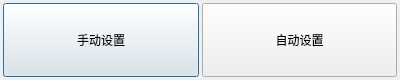
<?xml version="1.0" encoding="UTF-8"?>
<ui version="4.0">
 <class>vekGameAddMulti</class>
 <widget class="QDialog" name="vekGameAddMulti">
  <property name="geometry">
   <rect>
    <x>0</x>
    <y>0</y>
    <width>400</width>
    <height>80</height>
   </rect>
  </property>
  <property name="minimumSize">
   <size>
    <width>400</width>
    <height>80</height>
   </size>
  </property>
  <property name="maximumSize">
   <size>
    <width>400</width>
    <height>80</height>
   </size>
  </property>
  <property name="windowTitle">
   <string>Dialog</string>
  </property>
  <layout class="QGridLayout" name="gridLayout">
   <property name="leftMargin">
    <number>3</number>
   </property>
   <property name="topMargin">
    <number>3</number>
   </property>
   <property name="rightMargin">
    <number>3</number>
   </property>
   <property name="bottomMargin">
    <number>3</number>
   </property>
   <property name="spacing">
    <number>3</number>
   </property>
   <item row="0" column="0">
    <layout class="QHBoxLayout" name="horizontalLayout">
     <property name="spacing">
      <number>3</number>
     </property>
     <item>
      <widget class="QPushButton" name="pushButton_AddDiy">
       <property name="sizePolicy">
        <sizepolicy hsizetype="Preferred" vsizetype="Preferred">
         <horstretch>0</horstretch>
         <verstretch>0</verstretch>
        </sizepolicy>
       </property>
       <property name="text">
        <string>手动设置</string>
       </property>
      </widget>
     </item>
     <item>
      <widget class="QPushButton" name="pushButton_AddAuto">
       <property name="sizePolicy">
        <sizepolicy hsizetype="Preferred" vsizetype="Preferred">
         <horstretch>0</horstretch>
         <verstretch>0</verstretch>
        </sizepolicy>
       </property>
       <property name="text">
        <string>自动设置</string>
       </property>
      </widget>
     </item>
    </layout>
   </item>
  </layout>
 </widget>
 <resources/>
 <connections/>
</ui>
